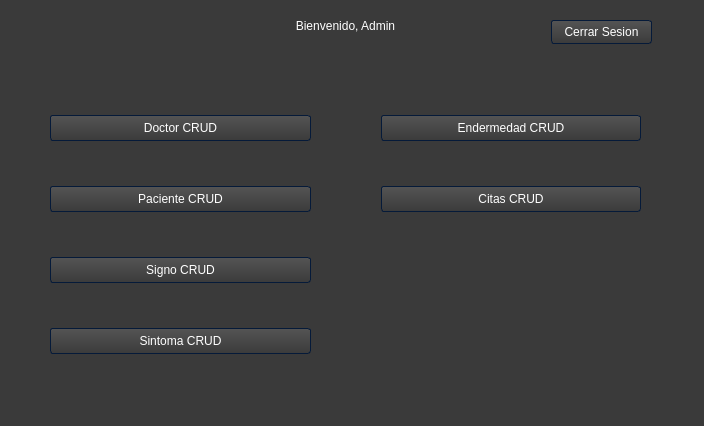
<?xml version="1.0" encoding="UTF-8"?>
<ui version="4.0">
 <class>Form</class>
 <widget class="QWidget" name="Form">
  <property name="geometry">
   <rect>
    <x>0</x>
    <y>0</y>
    <width>704</width>
    <height>426</height>
   </rect>
  </property>
  <property name="windowTitle">
   <string>Panel de Administrador</string>
  </property>
  <property name="windowIcon">
   <iconset resource="resources.qrc">
    <normaloff>:/icons/icons/admin.png</normaloff>:/icons/icons/admin.png</iconset>
  </property>
  <property name="styleSheet">
   <string notr="true">
/*-----QWidget-----*/
QWidget
{
	background-color: #3a3a3a;
	color: #fff;
	selection-background-color: #b78620;
	selection-color: #000;

}


/*-----QLabel-----*/
QLabel
{
	background-color: transparent;
	color: #fff;

}


/*-----QMenuBar-----*/
QMenuBar 
{
	background-color: qlineargradient(spread:repeat, x1:1, y1:0, x2:1, y2:1, stop:0 rgba(57, 57, 57, 255),stop:1 rgba(50, 50, 50, 255));
	border: 1px solid #000;
	color: #fff;

}


QMenuBar::item 
{
	background-color: transparent;

}


QMenuBar::item:selected 
{
	background-color: rgba(183, 134, 32, 20%);
	border: 1px solid #b78620;
	color: #fff;

}


QMenuBar::item:pressed 
{
	background-color: rgb(183, 134, 32);
	border: 1px solid #b78620;
	color: #fff;

}


/*-----QMenu-----*/
QMenu
{
    background-color: qlineargradient(spread:repeat, x1:1, y1:0, x2:1, y2:1, stop:0 rgba(57, 57, 57, 255),stop:1 rgba(50, 50, 50, 255));
    border: 1px solid #222;
    padding: 4px;
	color: #fff;

}


QMenu::item
{
    background-color: transparent;
    padding: 2px 20px 2px 20px;

}


QMenu::separator
{
   	background-color: rgb(183, 134, 32);
	height: 1px;

}


QMenu::item:disabled
{
    color: #555;
    background-color: transparent;
    padding: 2px 20px 2px 20px;

}


QMenu::item:selected
{
	background-color: rgba(183, 134, 32, 20%);
	border: 1px solid #b78620;
	color: #fff;

}


/*-----QToolBar-----*/
QToolBar
{
	background-color: qlineargradient(spread:repeat, x1:1, y1:0, x2:1, y2:1, stop:0 rgba(69, 69, 69, 255),stop:1 rgba(58, 58, 58, 255));
	border-top: none;
	border-bottom: 1px solid #4f4f4f;
	border-left: 1px solid #4f4f4f;
	border-right: 1px solid #4f4f4f;

}


QToolBar::separator
{
	background-color: #2e2e2e;
	width: 1px;

}


/*-----QToolButton-----*/
QToolButton 
{
	background-color: transparent;
	color: #fff;
	padding: 5px;
	padding-left: 8px;
	padding-right: 8px;
	margin-left: 1px;
}


QToolButton:hover
{
	background-color: rgba(183, 134, 32, 20%);
	border: 1px solid #b78620;
	color: #fff;
	
}


QToolButton:pressed
{
	background-color: qlineargradient(spread:repeat, x1:1, y1:0, x2:1, y2:1, stop:0 rgba(57, 57, 57, 255),stop:1 rgba(50, 50, 50, 255));
	border: 1px solid #b78620;

}


QToolButton:checked
{
	background-color: qlineargradient(spread:repeat, x1:1, y1:0, x2:1, y2:1, stop:0 rgba(57, 57, 57, 255),stop:1 rgba(50, 50, 50, 255));
	border: 1px solid #222;
}


/*-----QPushButton-----*/
QPushButton
{
	background-color: qlineargradient(spread:repeat, x1:1, y1:0, x2:1, y2:1, stop:0 rgba(84, 84, 84, 255),stop:1 rgba(59, 59, 59, 255));
	color: #ffffff;
	min-width: 80px;
	border-style: solid;
	border-width: 1px;
	border-radius: 3px;
	border-color: #051a39;
	padding: 5px;

}


QPushButton::flat
{
	background-color: transparent;
	border: none;
	color: #fff;

}


QPushButton::disabled
{
	background-color: #404040;
	color: #656565;
	border-color: #051a39;

}


QPushButton::hover
{
	background-color: rgba(183, 134, 32, 20%);
	border: 1px solid #b78620;

}


QPushButton::pressed
{
	background-color: qlineargradient(spread:repeat, x1:1, y1:0, x2:1, y2:1, stop:0 rgba(74, 74, 74, 255),stop:1 rgba(49, 49, 49, 255));
	border: 1px solid #b78620;

}


QPushButton::checked
{
	background-color: qlineargradient(spread:repeat, x1:1, y1:0, x2:1, y2:1, stop:0 rgba(74, 74, 74, 255),stop:1 rgba(49, 49, 49, 255));
	border: 1px solid #222;

}


/*-----QLineEdit-----*/
QLineEdit
{
	background-color: #131313;
	color : #eee;
	border: 1px solid #343434;
	border-radius: 2px;
	padding: 3px;
	padding-left: 5px;

}


/*-----QPlainTExtEdit-----*/
QPlainTextEdit
{
	background-color: #131313;
	color : #eee;
	border: 1px solid #343434;
	border-radius: 2px;
	padding: 3px;
	padding-left: 5px;

}


/*-----QTabBar-----*/
QTabBar::tab
{
	background-color: qlineargradient(spread:repeat, x1:1, y1:0, x2:1, y2:1, stop:0 rgba(84, 84, 84, 255),stop:1 rgba(59, 59, 59, 255));
	color: #ffffff;
	border-style: solid;
	border-width: 1px;
	border-color: #666;
	border-bottom: none;
	padding: 5px;
	padding-left: 15px;
	padding-right: 15px;

}


QTabWidget::pane 
{
	background-color: red;
	border: 1px solid #666;
	top: 1px;

}


QTabBar::tab:last
{
	margin-right: 0; 

}


QTabBar::tab:first:!selected
{
	background-color: #0c0c0d;
	margin-left: 0px;

}


QTabBar::tab:!selected
{
	color: #b1b1b1;
	border-bottom-style: solid;
	background-color: #0c0c0d;

}


QTabBar::tab:selected
{
	margin-bottom: 0px;

}


QTabBar::tab:!selected:hover
{
	border-top-color: #b78620;

}


/*-----QComboBox-----*/
QComboBox
{
    background-color: qlineargradient(spread:repeat, x1:1, y1:0, x2:1, y2:1, stop:0 rgba(84, 84, 84, 255),stop:1 rgba(59, 59, 59, 255));
    border: 1px solid #000;
    padding-left: 6px;
    color: #ffffff;
    height: 20px;

}


QComboBox::disabled
{
	background-color: #404040;
	color: #656565;
	border-color: #051a39;

}


QComboBox:on
{
    background-color: #b78620;
	color: #000;

}


QComboBox QAbstractItemView
{
    background-color: #383838;
    color: #ffffff;
    border: 1px solid black;
    selection-background-color: #b78620;
    outline: 0;

}


QComboBox::drop-down
{
	background-color: qlineargradient(spread:repeat, x1:1, y1:0, x2:1, y2:1, stop:0 rgba(57, 57, 57, 255),stop:1 rgba(50, 50, 50, 255));
    subcontrol-origin: padding;
    subcontrol-position: top right;
    width: 15px;
    border-left-width: 1px;
    border-left-color: black;
    border-left-style: solid; 

}


QComboBox::down-arrow
{
    image: url(://arrow-down.png);
    width: 8px;
    height: 8px;
}


/*-----QSpinBox &amp; QDateTimeEdit-----*/
QSpinBox,
QDateTimeEdit 
{
    background-color: #131313;
	color : #eee;
	border: 1px solid #343434;
	padding: 3px;
	padding-left: 5px;
    border-radius : 2px;

}


QSpinBox::up-button, 
QDateTimeEdit::up-button
{
	border-top-right-radius:2px;
	background-color: #777777;
    width: 16px; 
    border-width: 1px;

}


QSpinBox::up-button:hover, 
QDateTimeEdit::up-button:hover
{
	background-color: #585858;

}


QSpinBox::up-button:pressed, 
QDateTimeEdit::up-button:pressed
{
	background-color: #252525;
    width: 16px; 
    border-width: 1px;

}


QSpinBox::up-arrow,
QDateTimeEdit::up-arrow
{
    image: url(://arrow-up.png);
    width: 7px;
    height: 7px;

}


QSpinBox::down-button, 
QDateTimeEdit::down-button
{
	border-bottom-right-radius:2px;
	background-color: #777777;
    width: 16px; 
    border-width: 1px;

}


QSpinBox::down-button:hover, 
QDateTimeEdit::down-button:hover
{
	background-color: #585858;

}


QSpinBox::down-button:pressed, 
QDateTimeEdit::down-button:pressed
{
	background-color: #252525;
    width: 16px; 
    border-width: 1px;

}


QSpinBox::down-arrow,
QDateTimeEdit::down-arrow
{
    image: url(://arrow-down.png);
    width: 7px;
    height: 7px;

}


/*-----QGroupBox-----*/
QGroupBox 
{
    border: 1px solid;
    border-color: #666666;
	border-radius: 5px;
    margin-top: 20px;

}


QGroupBox::title  
{
    background-color: transparent;
    color: #eee;
    subcontrol-origin: margin;
    padding: 5px;
	border-top-left-radius: 3px;
	border-top-right-radius: 3px;

}


/*-----QHeaderView-----*/
QHeaderView::section
{
    background-color: qlineargradient(spread:repeat, x1:1, y1:0, x2:1, y2:1, stop:0 rgba(60, 60, 60, 255),stop:1 rgba(50, 50, 50, 255));
	border: 1px solid #000;
    color: #fff;
    text-align: left;
	padding: 4px;
	
}


QHeaderView::section:disabled
{
    background-color: #525251;
    color: #656565;

}


QHeaderView::section:checked
{
    background-color: qlineargradient(spread:repeat, x1:1, y1:0, x2:1, y2:1, stop:0 rgba(60, 60, 60, 255),stop:1 rgba(50, 50, 50, 255));
    color: #fff;

}


QHeaderView::section::vertical::first,
QHeaderView::section::vertical::only-one
{
    border-top: 1px solid #353635;

}


QHeaderView::section::vertical
{
    border-top: 1px solid #353635;

}


QHeaderView::section::horizontal::first,
QHeaderView::section::horizontal::only-one
{
    border-left: 1px solid #353635;

}


QHeaderView::section::horizontal
{
    border-left: 1px solid #353635;

}


QTableCornerButton::section
{
    background-color: qlineargradient(spread:repeat, x1:1, y1:0, x2:1, y2:1, stop:0 rgba(60, 60, 60, 255),stop:1 rgba(50, 50, 50, 255));
	border: 1px solid #000;
    color: #fff;

}


/*-----QTreeWidget-----*/
QTreeView
{
	show-decoration-selected: 1;
	alternate-background-color: #3a3a3a;
	selection-color: #fff;
	background-color: #2d2d2d;
	border: 1px solid gray;
	padding-top : 5px;
	color: #fff;
	font: 8pt;

}


QTreeView::item:selected
{
	color:#fff;
	background-color: #b78620;
	border-radius: 0px;

}


QTreeView::item:!selected:hover
{
    background-color: #262626;
    border: none;
    color: white;

}


QTreeView::branch:has-children:!has-siblings:closed,
QTreeView::branch:closed:has-children:has-siblings 
{
	image: url(://tree-closed.png);

}


QTreeView::branch:open:has-children:!has-siblings,
QTreeView::branch:open:has-children:has-siblings  
{
	image: url(://tree-open.png);

}


/*-----QListView-----*/
QListView 
{
	background-color: qlineargradient(spread:repeat, x1:1, y1:0, x2:1, y2:1, stop:0 rgba(83, 83, 83, 255),stop:0.293269 rgba(81, 81, 81, 255),stop:0.634615 rgba(79, 79, 79, 255),stop:1 rgba(83, 83, 83, 255));
    border : none;
    color: white;
    show-decoration-selected: 1; 
    outline: 0;
	border: 1px solid gray;

}


QListView::disabled 
{
	background-color: #656565;
	color: #1b1b1b;
    border: 1px solid #656565;

}


QListView::item 
{
	background-color: #2d2d2d;
    padding: 1px;

}


QListView::item:alternate 
{
    background-color: #3a3a3a;

}


QListView::item:selected 
{
	background-color: #b78620;
	border: 1px solid #b78620;
	color: #fff;

}


QListView::item:selected:!active 
{
	background-color: #b78620;
	border: 1px solid #b78620;
	color: #fff;

}


QListView::item:selected:active 
{
	background-color: #b78620;
	border: 1px solid #b78620;
	color: #fff;

}


QListView::item:hover {
    background-color: #262626;
    border: none;
    color: white;

}


/*-----QCheckBox-----*/
QCheckBox
{
	background-color: transparent;
    color: lightgray;
	border: none;

}


QCheckBox::indicator
{
    background-color: #323232;
    border: 1px solid darkgray;
    width: 12px;
    height: 12px;

}


QCheckBox::indicator:checked
{
    image:url(&quot;./ressources/check.png&quot;);
	background-color: #b78620;
    border: 1px solid #3a546e;

}


QCheckBox::indicator:unchecked:hover
{
	border: 1px solid #b78620; 

}


QCheckBox::disabled
{
	color: #656565;

}


QCheckBox::indicator:disabled
{
	background-color: #656565;
	color: #656565;
    border: 1px solid #656565;

}


/*-----QRadioButton-----*/
QRadioButton 
{
	color: lightgray;
	background-color: transparent;

}


QRadioButton::indicator::unchecked:hover 
{
	background-color: lightgray;
	border: 2px solid #b78620;
	border-radius: 6px;
}


QRadioButton::indicator::checked 
{
	border: 2px solid #b78620;
	border-radius: 6px;
	background-color: rgba(183,134,32,20%);  
	width: 9px; 
	height: 9px; 

}


/*-----QSlider-----*/
QSlider::groove:horizontal 
{
	background-color: transparent;
	height: 3px;

}


QSlider::sub-page:horizontal 
{
	background-color: #b78620;

}


QSlider::add-page:horizontal 
{
	background-color: #131313;

}


QSlider::handle:horizontal 
{
	background-color: #b78620;
	width: 14px;
	margin-top: -6px;
	margin-bottom: -6px;
	border-radius: 6px;

}


QSlider::handle:horizontal:hover 
{
	background-color: #d89e25;
	border-radius: 6px;

}


QSlider::sub-page:horizontal:disabled 
{
	background-color: #bbb;
	border-color: #999;

}


QSlider::add-page:horizontal:disabled 
{
	background-color: #eee;
	border-color: #999;

}


QSlider::handle:horizontal:disabled 
{
	background-color: #eee;
	border: 1px solid #aaa;
	border-radius: 3px;

}


/*-----QScrollBar-----*/
QScrollBar:horizontal
{
    border: 1px solid #222222;
    background-color: #3d3d3d;
    height: 15px;
    margin: 0px 16px 0 16px;

}


QScrollBar::handle:horizontal
{
	background-color: qlineargradient(spread:repeat, x1:1, y1:0, x2:1, y2:1, stop:0 rgba(97, 97, 97, 255),stop:1 rgba(90, 90, 90, 255));
	border: 1px solid #2d2d2d;
    min-height: 20px;

}


QScrollBar::add-line:horizontal
{
	background-color: qlineargradient(spread:repeat, x1:1, y1:0, x2:1, y2:1, stop:0 rgba(97, 97, 97, 255),stop:1 rgba(90, 90, 90, 255));
	border: 1px solid #2d2d2d;
    width: 15px;
    subcontrol-position: right;
    subcontrol-origin: margin;

}


QScrollBar::sub-line:horizontal
{
	background-color: qlineargradient(spread:repeat, x1:1, y1:0, x2:1, y2:1, stop:0 rgba(97, 97, 97, 255),stop:1 rgba(90, 90, 90, 255));
	border: 1px solid #2d2d2d;
    width: 15px;
    subcontrol-position: left;
    subcontrol-origin: margin;

}


QScrollBar::right-arrow:horizontal
{
    image: url(://arrow-right.png);
    width: 6px;
    height: 6px;

}


QScrollBar::left-arrow:horizontal
{
    image: url(://arrow-left.png);
    width: 6px;
    height: 6px;

}


QScrollBar::add-page:horizontal, QScrollBar::sub-page:horizontal
{
    background: none;

}


QScrollBar:vertical
{
    background-color: #3d3d3d;
    width: 16px;
	border: 1px solid #2d2d2d;
    margin: 16px 0px 16px 0px;

}


QScrollBar::handle:vertical
{
    background-color: qlineargradient(spread:repeat, x1:1, y1:0, x2:1, y2:1, stop:0 rgba(97, 97, 97, 255),stop:1 rgba(90, 90, 90, 255));
	border: 1px solid #2d2d2d;
    min-height: 20px;

}


QScrollBar::add-line:vertical
{
	background-color: qlineargradient(spread:repeat, x1:1, y1:0, x2:1, y2:1, stop:0 rgba(97, 97, 97, 255),stop:1 rgba(90, 90, 90, 255));
	border: 1px solid #2d2d2d;
    height: 15px;
    subcontrol-position: bottom;
    subcontrol-origin: margin;

}


QScrollBar::sub-line:vertical
{
	background-color: qlineargradient(spread:repeat, x1:1, y1:0, x2:1, y2:1, stop:0 rgba(97, 97, 97, 255),stop:1 rgba(90, 90, 90, 255));
	border: 1px solid #2d2d2d;
    height: 15px;
    subcontrol-position: top;
    subcontrol-origin: margin;

}


QScrollBar::up-arrow:vertical
{
    image: url(://arrow-up.png);
    width: 6px;
    height: 6px;

}


QScrollBar::down-arrow:vertical
{
    image: url(://arrow-down.png);
    width: 6px;
    height: 6px;

}


QScrollBar::add-page:vertical, QScrollBar::sub-page:vertical
{
    background: none;

}


/*-----QProgressBar-----*/
QProgressBar
{
    border: 1px solid #666666;
    text-align: center;
	color: #000;
	font-weight: bold;

}


QProgressBar::chunk
{
    background-color: #b78620;
    width: 30px;
    margin: 0.5px;

}

</string>
  </property>
  <widget class="QLabel" name="welcomeLabel">
   <property name="geometry">
    <rect>
     <x>200</x>
     <y>10</y>
     <width>291</width>
     <height>31</height>
    </rect>
   </property>
   <property name="text">
    <string>Bienvenido, Admin</string>
   </property>
   <property name="alignment">
    <set>Qt::AlignmentFlag::AlignCenter</set>
   </property>
   <property name="wordWrap">
    <bool>false</bool>
   </property>
  </widget>
  <widget class="QWidget" name="gridLayoutWidget">
   <property name="geometry">
    <rect>
     <x>30</x>
     <y>80</y>
     <width>631</width>
     <height>311</height>
    </rect>
   </property>
   <layout class="QGridLayout" name="gridLayout" rowminimumheight="0,0,0,0" columnminimumwidth="0,0">
    <property name="leftMargin">
     <number>20</number>
    </property>
    <property name="topMargin">
     <number>10</number>
    </property>
    <property name="rightMargin">
     <number>20</number>
    </property>
    <property name="bottomMargin">
     <number>10</number>
    </property>
    <property name="horizontalSpacing">
     <number>70</number>
    </property>
    <property name="verticalSpacing">
     <number>20</number>
    </property>
    <item row="2" column="0">
     <widget class="QPushButton" name="signocrudButton">
      <property name="text">
       <string>Signo CRUD</string>
      </property>
     </widget>
    </item>
    <item row="0" column="0">
     <widget class="QPushButton" name="doctorcrudButton">
      <property name="text">
       <string>Doctor CRUD</string>
      </property>
     </widget>
    </item>
    <item row="1" column="0">
     <widget class="QPushButton" name="pacientecrudButton">
      <property name="text">
       <string>Paciente CRUD</string>
      </property>
     </widget>
    </item>
    <item row="3" column="0">
     <widget class="QPushButton" name="sintomacrudButton">
      <property name="text">
       <string>Sintoma CRUD</string>
      </property>
     </widget>
    </item>
    <item row="0" column="1">
     <widget class="QPushButton" name="enfermedadcrudButton">
      <property name="text">
       <string>Endermedad CRUD</string>
      </property>
     </widget>
    </item>
    <item row="1" column="1">
     <widget class="QPushButton" name="citascrudButton">
      <property name="text">
       <string>Citas CRUD</string>
      </property>
     </widget>
    </item>
   </layout>
  </widget>
  <widget class="QPushButton" name="logoutButton">
   <property name="geometry">
    <rect>
     <x>551</x>
     <y>20</y>
     <width>101</width>
     <height>24</height>
    </rect>
   </property>
   <property name="text">
    <string>Cerrar Sesion</string>
   </property>
   <property name="icon">
    <iconset>
     <normaloff>icons/cerrar-sesion.png</normaloff>icons/cerrar-sesion.png</iconset>
   </property>
  </widget>
 </widget>
 <resources>
  <include location="resources.qrc"/>
 </resources>
 <connections/>
</ui>
